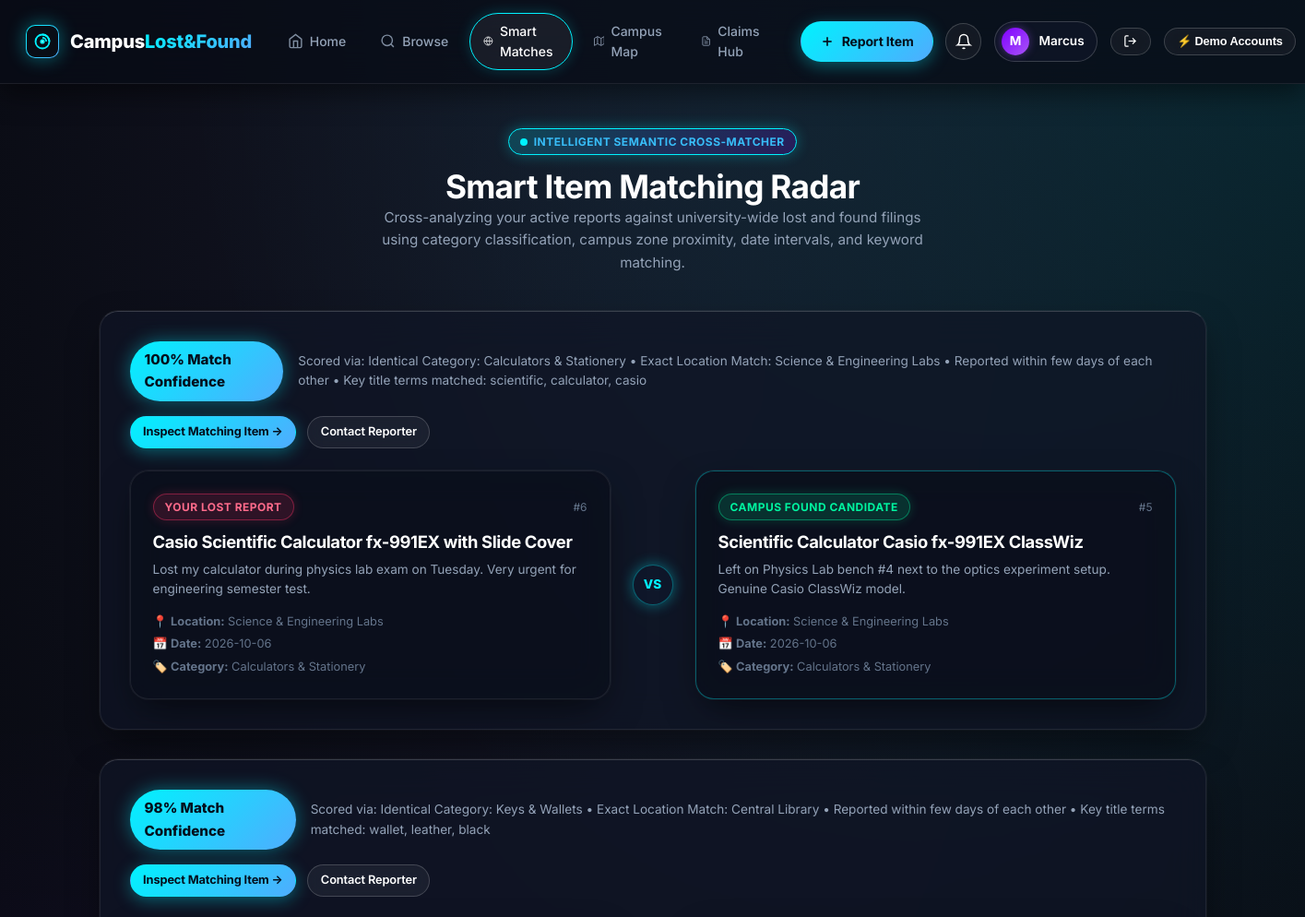
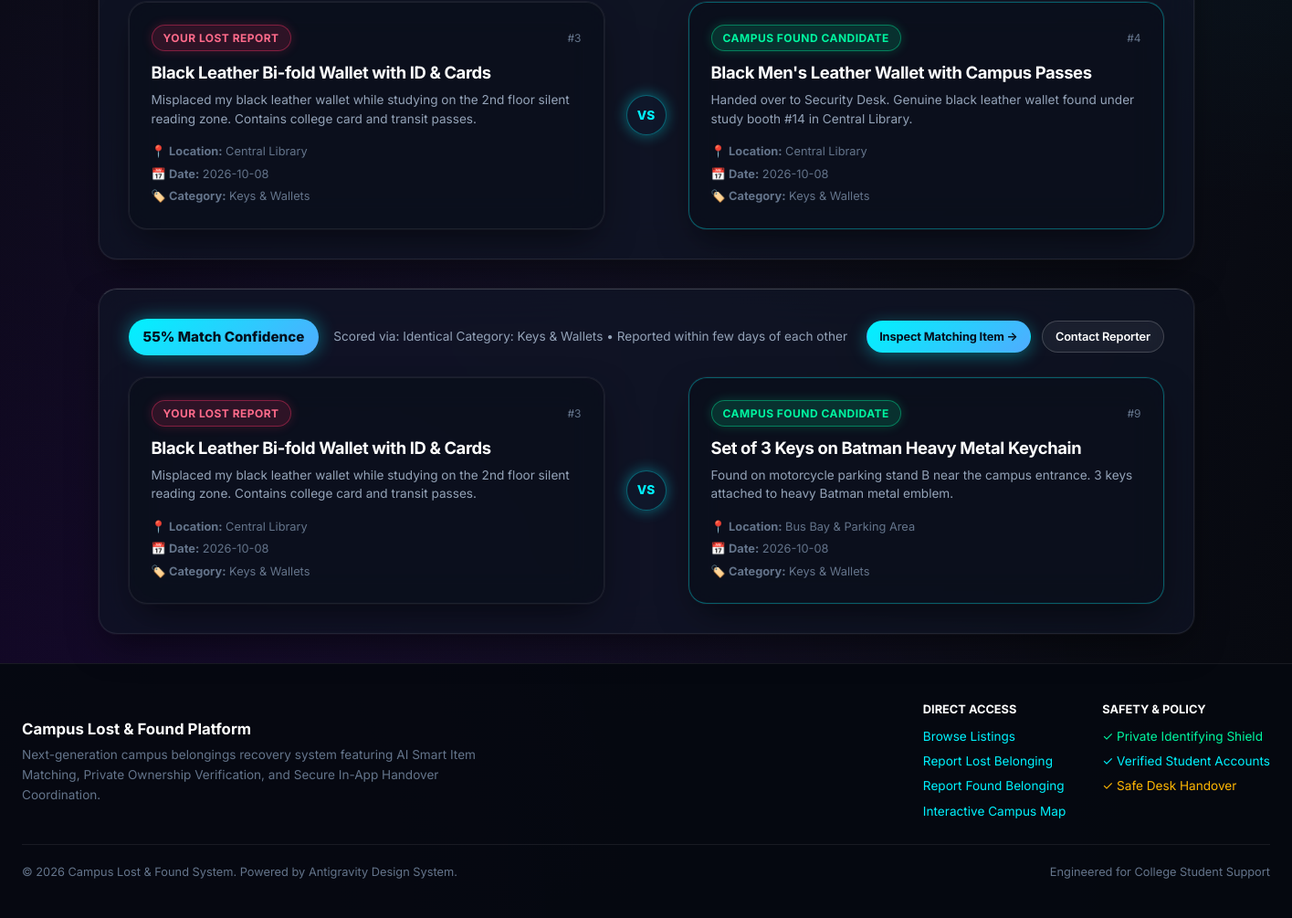
Screenshot of /matches (signed in) with the database file from the repository (2 pictures, top to bottom).
### tables this page shows
CREATE TABLE users (
        id INTEGER PRIMARY KEY AUTOINCREMENT,
        name TEXT NOT NULL,
        email TEXT UNIQUE NOT NULL,
        usn TEXT UNIQUE NOT NULL,
        password_hash TEXT NOT NULL,
        role TEXT NOT NULL DEFAULT 'student',
        department TEXT DEFAULT 'General',
        phone TEXT DEFAULT '',
        avatar TEXT DEFAULT 'default.png',
        created_at TIMESTAMP DEFAULT CURRENT_TIMESTAMP
    );

CREATE TABLE items (
        id INTEGER PRIMARY KEY AUTOINCREMENT,
        user_id INTEGER NOT NULL,
        type TEXT NOT NULL CHECK(type IN ('LOST', 'FOUND')),
        title TEXT NOT NULL,
        category TEXT NOT NULL,
        description TEXT NOT NULL,
        private_details TEXT DEFAULT '',
        location TEXT NOT NULL,
        item_date TEXT NOT NULL,
        item_time TEXT DEFAULT '',
        contact_method TEXT DEFAULT 'In-App Handover Chat',
        image_path TEXT DEFAULT '',
        status TEXT NOT NULL DEFAULT 'OPEN' CHECK(status IN ('OPEN', 'CLAIM_PENDING', 'RETURNED', 'ARCHIVED')),
        view_count INTEGER DEFAULT 0,
        created_at TIMESTAMP DEFAULT CURRENT_TIMESTAMP,
        resolved_at TIMESTAMP, latitude REAL DEFAULT 0.0, longitude REAL DEFAULT 0.0,
        FOREIGN KEY (user_id) REFERENCES users (id) ON DELETE CASCADE
    );

### app.py (the view)
@app.route('/matches')
@login_required
def smart_matches_view():
    conn = get_db()
    cursor = conn.cursor()
    user_id = session['user_id']
    cursor.execute("SELECT * FROM items WHERE user_id = ? AND status != 'ARCHIVED'", (user_id,))
    my_items = [dict(r) for r in cursor.fetchall()]
    cursor.execute("SELECT * FROM items WHERE user_id != ? AND status != 'ARCHIVED'", (user_id,))
    other_items = [dict(r) for r in cursor.fetchall()]
    all_matched_pairs = []
    for my_item in my_items:
        matches = find_smart_matches(my_item, other_items, min_threshold=45)
        for m in matches:
            all_matched_pairs.append({
                'my_item': my_item,
                'matched_item': m['item'],
                'score': m['match_score'],
                'reasons': m['reasons']
            })
    all_matched_pairs.sort(key=lambda x: x['score'], reverse=True)
    conn.close()
    return render_template('matches.html', match_pairs=all_matched_pairs, my_items_count=len(my_items))

### app.py (called while the page is built)
def login_required(f):
    @wraps(f)
    def decorated_function(*args, **kwargs):
        if 'user_id' not in session:
            flash('Please sign in to access this page.', 'warning')
            return redirect(url_for('login', next=request.url))
        return f(*args, **kwargs)
    return decorated_function

### database.py (called while the page is built)
def get_db():
    db_path = Config.DATABASE
    conn = sqlite3.connect(db_path)
    conn.row_factory = sqlite3.Row
    conn.execute("PRAGMA foreign_keys = ON")
    return conn

### smart_matcher.py (called while the page is built)
def tokenize(text):
    if not text:
        return set()
    words = re.findall(r'[a-zA-Z0-9]+', text.lower())
    return {w for w in words if len(w) > 2 and w not in STOP_WORDS}

def calculate_date_proximity_score(date_str_1, date_str_2):
    if not date_str_1 or not date_str_2:
        return 5
    try:
        d1 = datetime.strptime(date_str_1[:10], "%Y-%m-%d")
        d2 = datetime.strptime(date_str_2[:10], "%Y-%m-%d")
        diff_days = abs((d1 - d2).days)
        if diff_days <= 1:
            return 20
        elif diff_days <= 3:
            return 16
        elif diff_days <= 7:
            return 12
        elif diff_days <= 14:
            return 8
        elif diff_days <= 30:
            return 4
        else:
            return 0
    except Exception:
        return 5

def calculate_text_similarity(tokens1, tokens2):
    if not tokens1 or not tokens2:
        return 0
    intersection = tokens1.intersection(tokens2)
    union = tokens1.union(tokens2)
    if not union:
        return 0
    ratio = len(intersection) / len(union)
    return round(ratio * 20)

def find_smart_matches(target_item, candidate_items, min_threshold=45):
    target_type = target_item['type']
    opposite_type = 'FOUND' if target_type == 'LOST' else 'LOST'
    matches = []
    for candidate in candidate_items:
        cand_type = candidate['type']
        cand_status = candidate['status']
        if cand_type != opposite_type or cand_status not in ('OPEN', 'CLAIM_PENDING'):
            continue
        if candidate['id'] == target_item['id']:
            continue
        score, reasons = compute_match_score(target_item, candidate)
        if score >= min_threshold:
            matches.append({
                'item': candidate,
                'match_score': score,
                'reasons': reasons
            })
    matches.sort(key=lambda x: x['match_score'], reverse=True)
    return matches

### templates/matches.html (shortened to what this page needs)
{% extends "base.html" %}
{% block content %}
<div style="max-width: 1200px; margin: 0 auto;">
  <div style="margin-bottom: 2.5rem; text-align: center;">
    <div class="ag-badge ag-badge-match" style="margin-bottom: 0.75rem;">
      <span class="ag-pulse-dot" style="background-color: var(--cyan);"></span>
      Intelligent Semantic Cross-Matcher
    </div>
    <h1 style="font-size: 2.2rem; color: #fff;">Smart Item Matching Radar</h1>
    <p style="color: var(--text-muted); font-size: 0.95rem; max-width: 620px; margin: 0 auto;">
      Cross-analyzing your active reports against university-wide lost and found filings using category classification, campus zone proximity, date intervals, and keyword matching.
    </p>
  </div>
  {% if match_pairs %}
    <div style="display: flex; flex-direction: column; gap: 2rem;">
      {% for pair in match_pairs %}
      <div class="ag-card ag-card-glow" style="padding: 2rem;">
        <div style="display: flex; align-items: center; justify-content: space-between; flex-wrap: wrap; gap: 1rem; margin-bottom: 1.5rem;">
          <div style="display: flex; align-items: center; gap: 1rem;">
            <div class="ag-match-score-pill">
              {{ pair['score'] }}% Match Confidence
            </div>
            <div style="font-size: 0.85rem; color: var(--text-muted);">
              Scored via: {{ pair['reasons']|join(' • ') }}
            </div>
          </div>
          <div style="display: flex; gap: 0.75rem;">
            <a href="{{ url_for('item_detail', item_id=pair['matched_item']['id']) }}" class="ag-btn ag-btn-primary ag-btn-sm">
              Inspect Matching Item &rarr;
            </a>
            <a href="{{ url_for('item_messages', item_id=pair['matched_item']['id']) }}" class="ag-btn ag-btn-glass ag-btn-sm">
              Contact Reporter
            </a>
          </div>
        </div>
        <div class="ag-match-comparison">
          <div class="ag-card" style="background: rgba(10, 15, 26, 0.7); border: 1px solid rgba(255, 255, 255, 0.08);">
            <div style="display: flex; align-items: center; justify-content: space-between; margin-bottom: 0.75rem;">
              <span class="ag-badge {% if pair['my_item']['type'] == 'LOST' %}ag-badge-lost{% else %}ag-badge-found{% endif %}">
                Your {{ pair['my_item']['type'] }} Report
              </span>
              <span style="font-size: 0.75rem; color: var(--text-dim);">#{{ pair['my_item']['id'] }}</span>
            </div>
            <h4 style="font-size: 1.15rem; color: #fff; margin-bottom: 0.5rem;">{{ pair['my_item']['title'] }}</h4>
            <p style="font-size: 0.85rem; color: var(--text-muted); line-height: 1.5; margin-bottom: 1rem;">
              {{ pair['my_item']['description'] }}
            </p>
            <div style="font-size: 0.8rem; color: var(--text-dim); display: flex; flex-direction: column; gap: 4px;">
              <div>📍 <strong>Location:</strong> {{ pair['my_item']['location'] }}</div>
              <div>📅 <strong>Date:</strong> {{ pair['my_item']['item_date'] }}</div>
              <div>🏷️ <strong>Category:</strong> {{ pair['my_item']['category'] }}</div>
            </div>
          </div>
          <div class="ag-match-vs">VS</div>
          <div class="ag-card" style="background: rgba(10, 15, 26, 0.7); border: 1px solid var(--border-cyan);">
            <div style="display: flex; align-items: center; justify-content: space-between; margin-bottom: 0.75rem;">
              <span class="ag-badge {% if pair['matched_item']['type'] == 'LOST' %}ag-badge-lost{% else %}ag-badge-found{% endif %}">
                Campus {{ pair['matched_item']['type'] }} Candidate
              </span>
              <span style="font-size: 0.75rem; color: var(--text-dim);">#{{ pair['matched_item']['id'] }}</span>
            </div>
            <h4 style="font-size: 1.15rem; color: #fff; margin-bottom: 0.5rem;">{{ pair['matched_item']['title'] }}</h4>
            <p style="font-size: 0.85rem; color: var(--text-muted); line-height: 1.5; margin-bottom: 1rem;">
              {{ pair['matched_item']['description'] }}
            </p>
            <div style="font-size: 0.8rem; color: var(--text-dim); display: flex; flex-direction: column; gap: 4px;">
              <div>📍 <strong>Location:</strong> {{ pair['matched_item']['location'] }}</div>
              <div>📅 <strong>Date:</strong> {{ pair['matched_item']['item_date'] }}</div>
              <div>🏷️ <strong>Category:</strong> {{ pair['matched_item']['category'] }}</div>
            </div>
          </div>
        </div>
      </div>
      {% endfor %}
    </div>
  {% endif %}
</div>
{% endblock %}

### templates/base.html (shortened to what this page needs)
<!DOCTYPE html>
<html lang="en">
<head>
  <link rel="stylesheet" href="{{ url_for('static', filename='css/antigravity.css') }}">
</head>
<body>
  <nav class="ag-navbar">
    <div class="ag-nav-container">
      <a href="{{ url_for('index') }}" class="ag-brand">
        <div class="ag-logo-orb">
          <svg viewBox="0 0 24 24">
            <circle cx="12" cy="12" r="9"/>
            <path d="M12 3a9 9 0 0 1 9 9M12 7a5 5 0 0 1 5 5"/>
            <circle cx="12" cy="12" r="2" fill="currentColor"/>
          </svg>
        </div>
        <div class="ag-brand-text">
          Campus<span>Lost&Found</span>
        </div>
      </a>
      <ul class="ag-nav-links">
        <li>
          <a href="{{ url_for('index') }}" class="ag-nav-link {% if request.endpoint == 'index' %}active{% endif %}">
            <svg viewBox="0 0 24 24" fill="none" stroke="currentColor" stroke-width="2"><path d="M3 9l9-7 9 7v11a2 2 0 0 1-2 2H5a2 2 0 0 1-2-2z"></path><polyline points="9 22 9 12 15 12 15 22"></polyline></svg>
            Home
          </a>
        </li>
        <li>
          <a href="{{ url_for('browse') }}" class="ag-nav-link {% if request.endpoint == 'browse' %}active{% endif %}">
            <svg viewBox="0 0 24 24" fill="none" stroke="currentColor" stroke-width="2"><circle cx="11" cy="11" r="8"></circle><line x1="21" y1="21" x2="16.65" y2="16.65"></line></svg>
            Browse
          </a>
        </li>
        <li>
          <a href="{{ url_for('smart_matches_view') }}" class="ag-nav-link {% if request.endpoint == 'smart_matches_view' %}active{% endif %}">
            <svg viewBox="0 0 24 24" fill="none" stroke="currentColor" stroke-width="2"><circle cx="12" cy="12" r="10"></circle><path d="M12 2a14.5 14.5 0 0 0 0 20 14.5 14.5 0 0 0 0-20"></path><path d="M2 12h20"></path></svg>
            Smart Matches
          </a>
        </li>
        <li>
          <a href="{{ url_for('campus_map') }}" class="ag-nav-link {% if request.endpoint == 'campus_map' %}active{% endif %}">
            <svg viewBox="0 0 24 24" fill="none" stroke="currentColor" stroke-width="2"><polygon points="1 6 1 22 8 18 16 22 23 18 23 2 16 6 8 2 1 6"></polygon><line x1="8" y1="2" x2="8" y2="18"></line><line x1="16" y1="6" x2="16" y2="22"></line></svg>
            Campus Map
          </a>
        </li>
        {% if session.get('user_id') %}
        <li>
          <a href="{{ url_for('claims') }}" class="ag-nav-link {% if request.endpoint == 'claims' %}active{% endif %}">
            Claims Hub
          </a>
        </li>
        {% endif %}
      </ul>
      <div class="ag-nav-actions">
        <a href="{{ url_for('report_item') }}" class="ag-btn ag-btn-primary">
          <svg viewBox="0 0 24 24" width="16" height="16" fill="none" stroke="currentColor" stroke-width="2.5"><line x1="12" y1="5" x2="12" y2="19"></line><line x1="5" y1="12" x2="19" y2="12"></line></svg>
          Report Item
        </a>
        {% if current_user %}
        <a href="{{ url_for('notifications') }}" class="ag-btn ag-btn-glass" style="position: relative; padding: 0.6rem;" title="Notifications">
          <svg viewBox="0 0 24 24" width="18" height="18" fill="none" stroke="currentColor" stroke-width="2"><path d="M18 8A6 6 0 0 0 6 8c0 7-3 9-3 9h18s-3-2-3-9"></path><path d="M13.73 21a2 2 0 0 1-3.46 0"></path></svg>
        </a>
        <a href="{{ url_for('profile') }}" class="ag-user-pill" title="View Profile">
          <div class="ag-avatar-sm">{{ current_user['name'][0] }}</div>
          <span class="ag-user-name">{{ current_user['name'].split()[0] }}</span>
        </a>
        <a href="{{ url_for('logout') }}" class="ag-btn ag-btn-glass ag-btn-sm" title="Sign Out">
          <svg viewBox="0 0 24 24" width="15" height="15" fill="none" stroke="currentColor" stroke-width="2"><path d="M9 21H5a2 2 0 0 1-2-2V5a2 2 0 0 1 2-2h4"></path><polyline points="16 17 21 12 16 7"></polyline><line x1="21" y1="12" x2="9" y2="12"></line></svg>
        </a>
        {% else %}
        <a href="{{ url_for('login') }}" class="ag-btn ag-btn-glass">Sign In</a>
        <a href="{{ url_for('register') }}" class="ag-btn ag-btn-purple">Register</a>
        {% endif %}
        <div style="position: relative;">
          <button class="ag-btn ag-btn-glass ag-btn-sm" onclick="document.getElementById('demo-dropdown').classList.toggle('show');" title="Fast Test Switcher">
            ⚡ Demo Accounts
          </button>
        </div>
      </div>
    </div>
  </nav>
  <main class="ag-main-content">
    {% block content %}{% endblock %}
  </main>
  <footer class="ag-footer">
    <div class="ag-footer-container">
      <div>
        <div style="font-weight: 700; color: #fff; font-size: 1.05rem; margin-bottom: 0.25rem;">
          Campus Lost & Found Platform
        </div>
        <p style="color: var(--text-dim); max-width: 520px;">
          Next-generation campus belongings recovery system featuring AI Smart Item Matching, Private Ownership Verification, and Secure In-App Handover Coordination.
        </p>
      </div>
      <div style="display: flex; gap: 2.5rem; flex-wrap: wrap;">
        <div>
          <div style="font-size: 0.8rem; font-weight: 700; color: #fff; margin-bottom: 0.5rem; text-transform: uppercase;">Direct Access</div>
          <ul style="list-style: none; display: flex; flex-direction: column; gap: 0.35rem;">
            <li><a href="{{ url_for('browse') }}">Browse Listings</a></li>
            <li><a href="{{ url_for('report_item', type='LOST') }}">Report Lost Belonging</a></li>
            <li><a href="{{ url_for('report_item', type='FOUND') }}">Report Found Belonging</a></li>
            <li><a href="{{ url_for('campus_map') }}">Interactive Campus Map</a></li>
          </ul>
        </div>
        <div>
          <div style="font-size: 0.8rem; font-weight: 700; color: #fff; margin-bottom: 0.5rem; text-transform: uppercase;">Safety & Policy</div>
          <ul style="list-style: none; display: flex; flex-direction: column; gap: 0.35rem;">
            <li><span style="color: var(--emerald);">✓ Private Identifying Shield</span></li>
            <li><span style="color: var(--cyan);">✓ Verified Student Accounts</span></li>
            <li><span style="color: var(--amber);">✓ Safe Desk Handover</span></li>
          </ul>
        </div>
      </div>
    </div>
    <div style="max-width: 1380px; margin: 1.5rem auto 0; padding-top: 1.25rem; border-top: 1px solid var(--border-glass); display: flex; justify-content: space-between; align-items: center; font-size: 0.8rem; color: var(--text-dim);">
      <span>&copy; {{ current_year }} Campus Lost & Found System. Powered by Antigravity Design System.</span>
      <span>Engineered for College Student Support</span>
    </div>
  </footer>
</body>
</html>

### rows the page displays
users: name "M", name "Marcus"
items: my_item.type "LOST", my_item.id "6", my_item "Casio Scientific Calculator fx-991EX with Slide Cover", my_item.description "Lost my calculator during physics lab exam on Tuesday. Very urgent for engineering semester test.", my_item.location "Science & Engineering Labs", my_item.item_date "2026-10-06", my_item.category "Calculators & Stationery"
items: matched_item.type "FOUND", matched_item.id "5", matched_item "Scientific Calculator Casio fx-991EX ClassWiz", matched_item.description "Left on Physics Lab bench #4 next to the optics experiment setup. Genuine Casio ClassWiz model.", matched_item.location "Science & Engineering Labs", matched_item.item_date "2026-10-06", matched_item.category "Calculators & Stationery"
items: my_item.type "LOST" "LOST", my_item.id "3" "3", my_item "Black Leather Bi-fold Wallet with ID & Cards" "Black Leather Bi-fold Wallet with ID & Cards", my_item.description "Misplaced my black leather wallet while studying on the 2nd floor silent reading zone. Contains college card and transit passes." "Misplaced my black leather wallet while studying on the 2nd floor silent reading zone. Contains college card and transit passes.", my_item.location "Central Library" "Central Library", my_item.item_date "2026-10-08" "2026-10-08", my_item.category "Keys & Wallets" "Keys & Wallets"
items: matched_item.type "FOUND", matched_item.id "4", matched_item "Black Men's Leather Wallet with Campus Passes", matched_item.description "Handed over to Security Desk. Genuine black leather wallet found under study booth #14 in Central Library.", matched_item.location "Central Library", matched_item.item_date "2026-10-08", matched_item.category "Keys & Wallets"
items: matched_item.type "FOUND", matched_item.id "9", matched_item "Set of 3 Keys on Batman Heavy Metal Keychain", matched_item.description "Found on motorcycle parking stand B near the campus entrance. 3 keys attached to heavy Batman metal emblem.", matched_item.location "Bus Bay & Parking Area", matched_item.item_date "2026-10-08", matched_item.category "Keys & Wallets"

### other values shown
{{ pair['score'] }} "100" "98" "55"
{{ pair['reasons']|join(' • ') }} "Identical Category: Calculators & Stationery • Exact Location Match: Science & Engineering Labs • Reported within few days of each other • Key title terms matched: scientific, calculator, casio" "Identical Category: Keys & Wallets • Exact Location Match: Central Library • Reported within few days of each other • Key title terms matched: wallet, leather, black" "Identical Category: Keys & Wallets • Reported within few days of each other"
